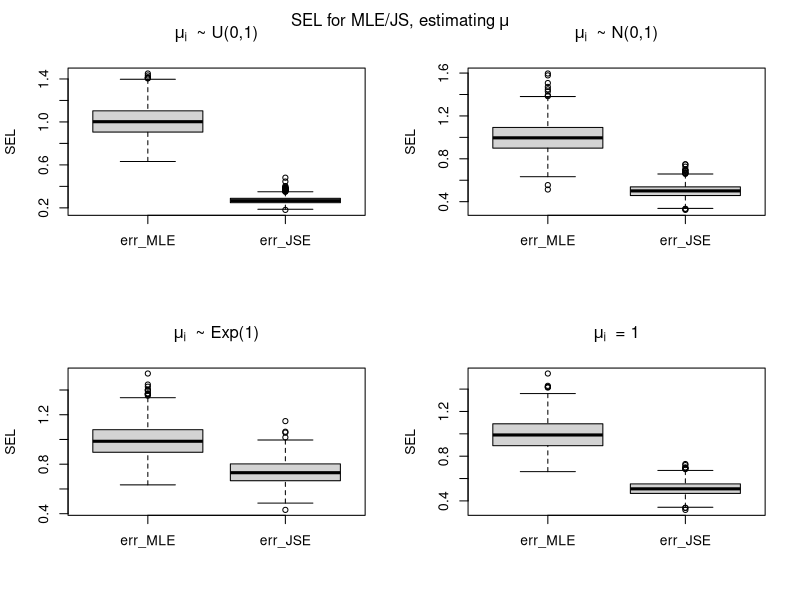

The R source for this figure:
rm(list=ls())

set.seed(1)

nsim = 1000
err_MLE = rep(0,nsim) # SEL for MLE
err_JSE = rep(0,nsim) # SEL for James-Stein


# -------------------------------------------------------------------------


# p = N : dimension is equal to the sample size
N = 100
mu = runif(N) # generating mu_i (i=1(1)100) from U(0,1)
for (i in 1:nsim)
{
  z = rnorm(N,mu,1)
  mu_MLE = z
  mu_JSE = (1-(N-2)/sum(z^2))*z
  # Squared-Error Loss (SEL)
  err_MLE[i] = sum((mu_MLE-mu)^2)/N
  err_JSE[i] = sum((mu_JSE-mu)^2)/N
}
err1 = as.data.frame(cbind(err_MLE,err_JSE))
names(err1) = c("err_MLE","err_JSE")


# -------------------------------------------------------------------------


N = 100
mu = rnorm(N) # generating mu_i (i=1(1)100) from N(0,1)
for (i in 1:nsim)
{
  z = rnorm(N,mu,1)
  mu_MLE = z
  mu_JSE = (1-(N-2)/sum(z^2))*z
  # Squared-Error Loss (SEL)
  err_MLE[i] = sum((mu_MLE-mu)^2)/N
  err_JSE[i] = sum((mu_JSE-mu)^2)/N
}
err2 = as.data.frame(cbind(err_MLE,err_JSE))
names(err2) = c("err_MLE","err_JSE")


# -------------------------------------------------------------------------

N = 100
mu = rexp(N) # generating mu_i (i=1(1)100) from Exp(1)
for (i in 1:nsim)
{
  z = rnorm(N,mu,1)
  mu_MLE = z
  mu_JSE = (1-(N-2)/sum(z^2))*z
  # Squared-Error Loss (SEL)
  err_MLE[i] = sum((mu_MLE-mu)^2)/N
  err_JSE[i] = sum((mu_JSE-mu)^2)/N
}
err3 = as.data.frame(cbind(err_MLE,err_JSE))
names(err3) = c("err_MLE","err_JSE")


# -------------------------------------------------------------------------

N = 100
mu = 1 # generating mu_i = 1 (for all; i=1(1)100)
for (i in 1:nsim)
{
  z = rnorm(N,mu,1)
  mu_MLE = z
  mu_JSE = (1-(N-2)/sum(z^2))*z
  # Squared-Error Loss (SEL)
  err_MLE[i] = sum((mu_MLE-mu)^2)/N
  err_JSE[i] = sum((mu_JSE-mu)^2)/N
}
err4 = as.data.frame(cbind(err_MLE,err_JSE))
names(err4) = c("err_MLE","err_JSE")

par(mfrow=c(2,2))
boxplot(err1,ylab="SEL",main=bquote(mu[i]~" ~ U(0,1)"))
boxplot(err2,ylab="SEL",main=bquote(mu[i]~" ~ N(0,1)"))
boxplot(err3,ylab="SEL",main=bquote(mu[i]~" ~ Exp(1)"))
boxplot(err4,ylab="SEL",main=bquote(mu[i]~" = 1"))
mtext(bquote("SEL for MLE/JS, estimating"~mu),side = 3,line = - 2,outer = TRUE)